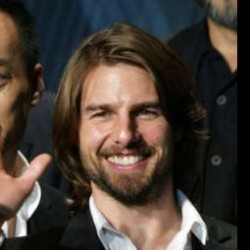
#> input picture opencv/2021/lab-4/images/lwf/Tom_Cruise_0010.jpg, 250 x 250 px, found by its file name
$ python surf_brief_orb.py
#> lines starting #> are read from the running program, lines starting #| are printed output that depends on the picture
##################################################################
#
# Created by Khushi Agrawal on 01/10/21.
# Copyright (c) 2021 Khushi Agrawal. All rights reserved.
#
# Lab Program 4
# Contents: Perform SURF (Speeded-Up Robust Features), BRIEF (Binary Robust Independent Elementary Features) and ORB (Oriented FAST and Rotated BRIEF).
#
##################################################################

import cv2

img = cv2.imread('images/lwf/Tom_Cruise_0010.jpg')
#> img is the input picture: shape (250, 250, 3); mean B, G, R 53.2, 60.9, 71

#img = cv2.imread('images/outputs/ques1_3_gray.png')

gray_img = cv2.cvtColor(img, cv2.COLOR_BGR2GRAY)
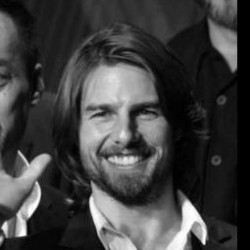
#> gray_img: shape (250, 250); min 0, max 255, mean 63.1
#cv2.imwrite('images/outputs/ques1_1_gray.png', gray_img)

# -------------------------------------------------------------------------
# SURF

##########################################################################
#
# IMPORTANT: SURF IS DEPRICIATED IN OPENCV 4.5.x. We are getting the following error.
#
# Traceback (most recent call last):
#  File "/home/khushi/Documents/college/cv/191020429_Khushi-Agrawal_DSAI/ques1/surf_brief_orb.py", line 23, in <module>
#    surf = cv2.xfeatures2d.SURF_create()
# cv2.error: OpenCV(4.5.4-dev) /tmp/pip-req-build-iefu5nf2/opencv_contrib/modules/xfeatures2d/src/surf.cpp:1027: error: (-213:The function/feature is not implemented) This algorithm is patented and is excluded in this configuration; Set OPENCV_ENABLE_NONFREE CMake option and rebuild the library in function 'create'
#
###########################################################################

#surf = cv2.xfeatures2d.SURF_create()
#kp1, des1 = surf.detectAndCompute(gray_img, None)

#kp_img1 = cv2.drawKeypoints(img, kp1, None, color=(0, 255, 0), flags=cv2.DRAW_MATCHES_FLAGS_DRAW_RICH_KEYPOINTS)

#cv2.imwrite('images/outputs/ques1_surf_1.png', kp_img1)
#cv2.imwrite('images/outputs/ques1_surf_1_output_.png', kp_img1)

# --------------------------------------------------------------------------
# BRIEF

star = cv2.xfeatures2d.StarDetector_create()
brief = cv2.xfeatures2d.BriefDescriptorExtractor_create()

kp2 = star.detect(img, None)
#> kp2 = 29 keypoints; strongest (x, y, size): (152, 127, 22), (91, 132, 22), (128, 162, 12), (124, 136, 8)
kp2, des2 = brief.compute(img, kp2)

kp_img2 = cv2.drawKeypoints(img, kp2, None, color=(0, 255, 0), flags=0)

cv2.imwrite('images/outputs/ques1_brief_3.png', kp_img2)
#cv2.imwrite('images/outputs/ques1_brief_3_output_.png', kp_img2)

# --------------------------------------------------------------------------
# ORB

orb = cv2.ORB_create(nfeatures=2000)
kp3, des3 = orb.detectAndCompute(gray_img, None)
#> kp3 = 622 keypoints; strongest (x, y, size): (186, 203, 44.6), (186, 202, 37.2), (187, 201, 31), (48, 157, 44.6)

kp_img3 = cv2.drawKeypoints(img, kp3, None, color=(0, 255, 0), flags=0)
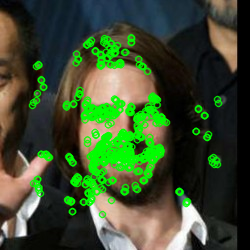
#> kp_img3: shape (250, 250, 3); mean B, G, R 45.9, 78, 59.2

cv2.imwrite('images/outputs/ques1_orb_3.png', kp_img3)
#cv2.imwrite('images/outputs/ques1_orb_3_output_.png', kp_img3)

$ run again, with opencv/2021/lab-4/images/lwf/Emma_Watson_0005.jpg copied over opencv/2021/lab-4/images/lwf/Tom_Cruise_0010.jpg
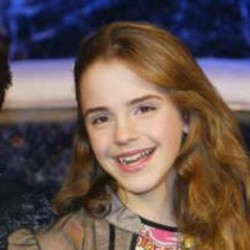
#> input picture opencv/2021/lab-4/images/lwf/Emma_Watson_0005.jpg, 250 x 250 px, found by its file name
#> img is the input picture: shape (250, 250, 3); mean B, G, R 79.2, 84, 102.3
#> `gray_img = cv2.cvtColor(img, cv2.COLOR_BGR2GRAY)`:
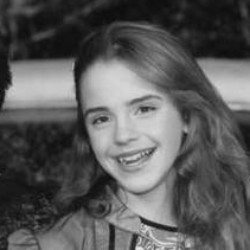
#> gray_img: shape (250, 250); min 7, max 240, mean 88.9
#> kp2 = 29 keypoints; strongest (x, y, size): (110, 166, 12), (102, 138, 22), (164, 127, 32), (122, 160, 12)
#> kp3 = 378 keypoints; strongest (x, y, size): (140, 217, 31), (93, 131, 92.6), (144, 111, 44.6), (142, 108, 37.2)
#> `kp_img3 = cv2.drawKeypoints(img, kp3, None, color=(0, 255, 0), flags=0)`:
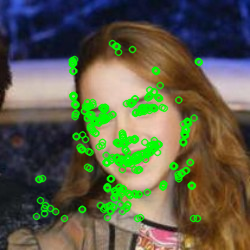
#> kp_img3: shape (250, 250, 3); mean B, G, R 72.6, 94.5, 92.4

$ run again, with opencv/2021/lab-4/images/lwf/Scott_Wolf_0001.jpg copied over opencv/2021/lab-4/images/lwf/Tom_Cruise_0010.jpg
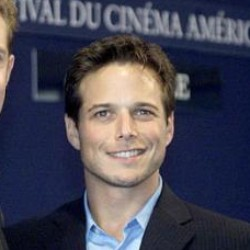
#> input picture opencv/2021/lab-4/images/lwf/Scott_Wolf_0001.jpg, 250 x 250 px, found by its file name
#> img is the input picture: shape (250, 250, 3); mean B, G, R 85, 70.9, 71.9
#> `gray_img = cv2.cvtColor(img, cv2.COLOR_BGR2GRAY)`:
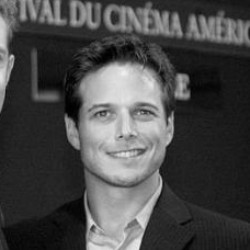
#> gray_img: shape (250, 250); min 0, max 239, mean 72.8
#> kp2 = 28 keypoints; strongest (x, y, size): (180, 92, 12), (180, 81, 12), (69, 123, 8), (180, 87, 16)
#> kp3 = 640 keypoints; strongest (x, y, size): (180, 77, 64.3), (187, 95, 44.6), (187, 78, 53.6), (100, 112, 31)
#> `kp_img3 = cv2.drawKeypoints(img, kp3, None, color=(0, 255, 0), flags=0)`:
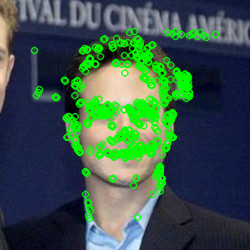
#> kp_img3: shape (250, 250, 3); mean B, G, R 74, 86.4, 58.2
